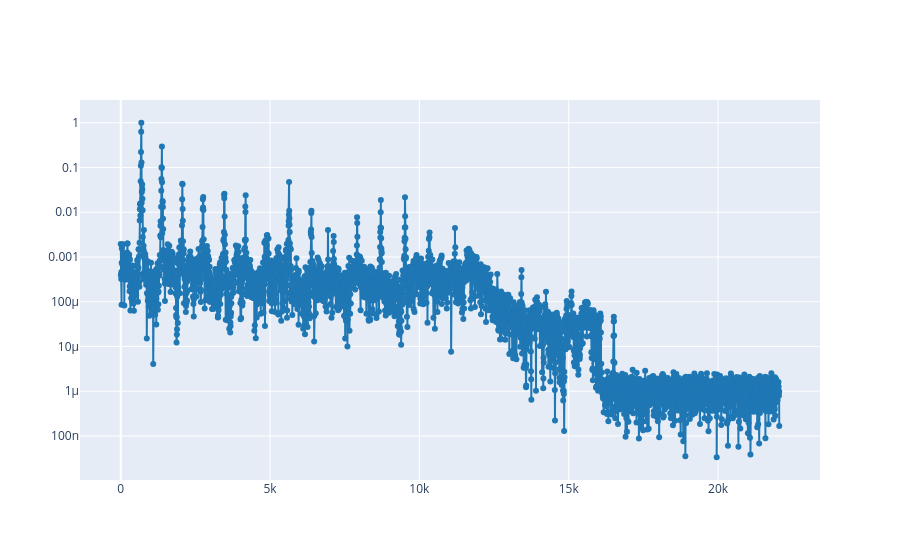

Source (notebook cell):
### Markdown cell above
3.2. Now, define a harmonic signal, `y` whose fundamental frequency is the defined in Lab 1. Go step by step adding a new harmonic in each step. Plot both signals (the reference and the synthesized) and try to reproduce the shape of the reference signal.

**Note 1**: in order to have a similar shape, we need to select the amplitudes and phases carefully. One way to do this is to define the harmonic signal as follows:

$$y(t) = \sum_{k=1}^K A_k\cos\left(2\pi kf_0 t + k \phi - (k-1)\pi/2 \right), $$

where $K$ is the number of harmonics, $f_0$ is the fundamental frequency, $A_k$ is the amplitude (weight) of each harmonic and $\phi$ is the phase of the signal (defined in Lab1 Ex 2.4).

**Note 2**:
Define the $A_k$ values relative to the fundamental frequency. This means to define $A_1=1$ and the others less than 1. You can use Audacity to plot the spectrum of the fragment selected of the reference audio and measure the relative amplitudes of the harmonics.

**Note 3**: Normalize the amplitude of the signal by the same amplitude of the reference. For instance, if the amplitude of the reference signal is 0.33, you can normalize the syntesized signal by first dividing by its maximum and then multiplyng by 0.33:

```
y = 0.33 * y / np.amax(y)
```

### Code cell
def plt_spectrum(z, t_start=0.25):
    from util import plot_spectrum_at
    from scipy import signal
    windows_len = 8192
    ff, tt, S = signal.spectrogram(z, 44100, nperseg=windows_len, noverlap=windows_len/2)
    plot_spectrum_at(ff, tt, S, t_start)

plt_spectrum(ref)

### Figure 1 — Plotly figure (JSON) as saved in the notebook; plotly's stock layout.template omitted (floating-point values rounded to 4 significant figures; data arrays with more than 128 entries replaced by an {"elided": "..."} marker saying what was removed)
{"data": [{"line": {"color": "#1f77b4", "shape": "linear"}, "mode": "lines+markers", "type": "scatter", "x": {"elided": "4097 float values"}, "y": {"elided": "4097 float values"}}], "layout": {"yaxis": {"type": "log"}}}
